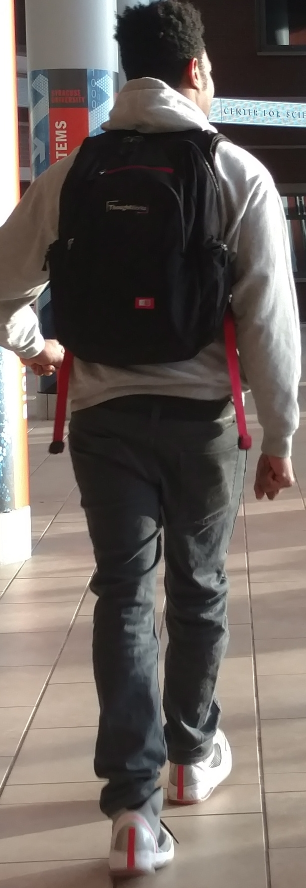
//> input picture opencv/sampleimages/iba/3cropped.jpg, 612 x 1776 px (shown at 1/2 size)
$ ./matching   (built with g++ and OpenCV 4)
//> lines starting //> are read from the running program, lines starting //| are printed output that depends on the picture
### opencv/matching/robustMatcher.h
// [16 lines of licence text are left out]

#if !defined MATCHER
#define MATCHER

#include <vector>
#include <opencv2/core/core.hpp>
#include <opencv2/imgproc/imgproc.hpp>
#include <opencv2/highgui/highgui.hpp>
#include <opencv2/features2d/features2d.hpp>
#include <opencv2/xfeatures2d.hpp>
//#include <opencv2/nonfree/nonfree.hpp>

class RobustMatcher {

  private:

	  // pointer to the feature point detector object
	  cv::Ptr<cv::FeatureDetector> detector;
	  // pointer to the feature descriptor extractor object
	  cv::Ptr<cv::DescriptorExtractor> extractor;
	  float ratio; // max ratio between 1st and 2nd NN
	  bool refineF; // if true will refine the F matrix
	  double distance; // min distance to epipolar
	  double confidence; // confidence level (probability)

  public:

	  RobustMatcher() : ratio(0.65f), refineF(true), confidence(0.99), distance(3.0) {

		  // SURF is the default feature
		  detector= cv::xfeatures2d::SURF::create();//cv::FeatureDetector::create("SURF"); //new SurfFeatureDetector();
		  //extractor= cv::xfeatures2d::DescriptorExtractor::create("SURF"); //new SurfDescriptorExtractor();
	  }

	  // Set the feature detector
	  // [236 lines left out: functions setFeatureDetector, setDescriptorExtractor, setMinDistanceToEpipolar, setConfidenceLevel, setRatio, refineFundamental and 4 more, not called in this run]
};

#endif

### opencv/matching/matching.cpp
#include <iostream>
#include <vector>
#include <opencv2/core/core.hpp>
#include <opencv2/imgproc/imgproc.hpp>
#include <opencv2/highgui/highgui.hpp>
#include <opencv2/features2d/features2d.hpp>
#include <opencv2/calib3d/calib3d.hpp>
#include "robustMatcher.h"

using namespace std;

int main()
{
	// Read input images
	cv::Mat image1= cv::imread("../sampleimages/iba/3cropped.jpg",0);
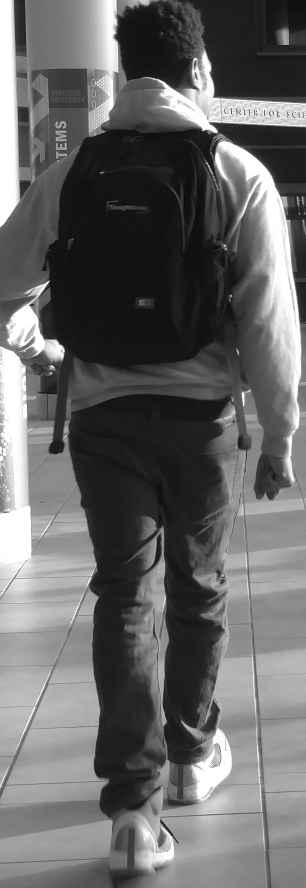
//> image1: 1776 rows x 612 cols, CV_8UC1 (shown at 1/2 size); min 1, max 255, mean 102.2
	cv::Mat image2= cv::imread("../sampleimages/iba/1cropped.jpg",0);
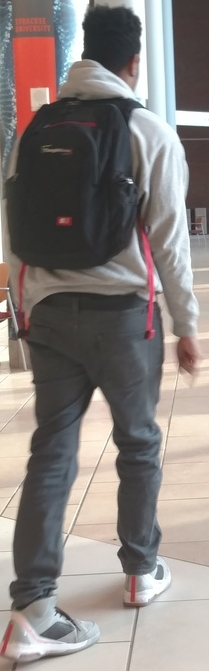
//> input picture opencv/sampleimages/iba/1cropped.jpg, 209 x 671 px
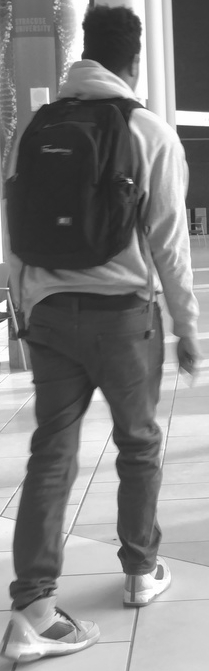
//> image2: 671 rows x 209 cols, CV_8UC1; min 34, max 255, mean 130.2
	if (!image1.data || !image2.data)
		return 0;

    // Display the images
    /*
	cv::namedWindow("Right Image");
	cv::imshow("Right Image",image1);
	cv::namedWindow("Left Image");
	cv::imshow("Left Image",image2);*/

	// Prepare the matcher
//> (the run ends here: the program stops with an error, at `detector= cv::xfeatures2d::SURF::create();//cv::FeatureDetector::creat..`)
